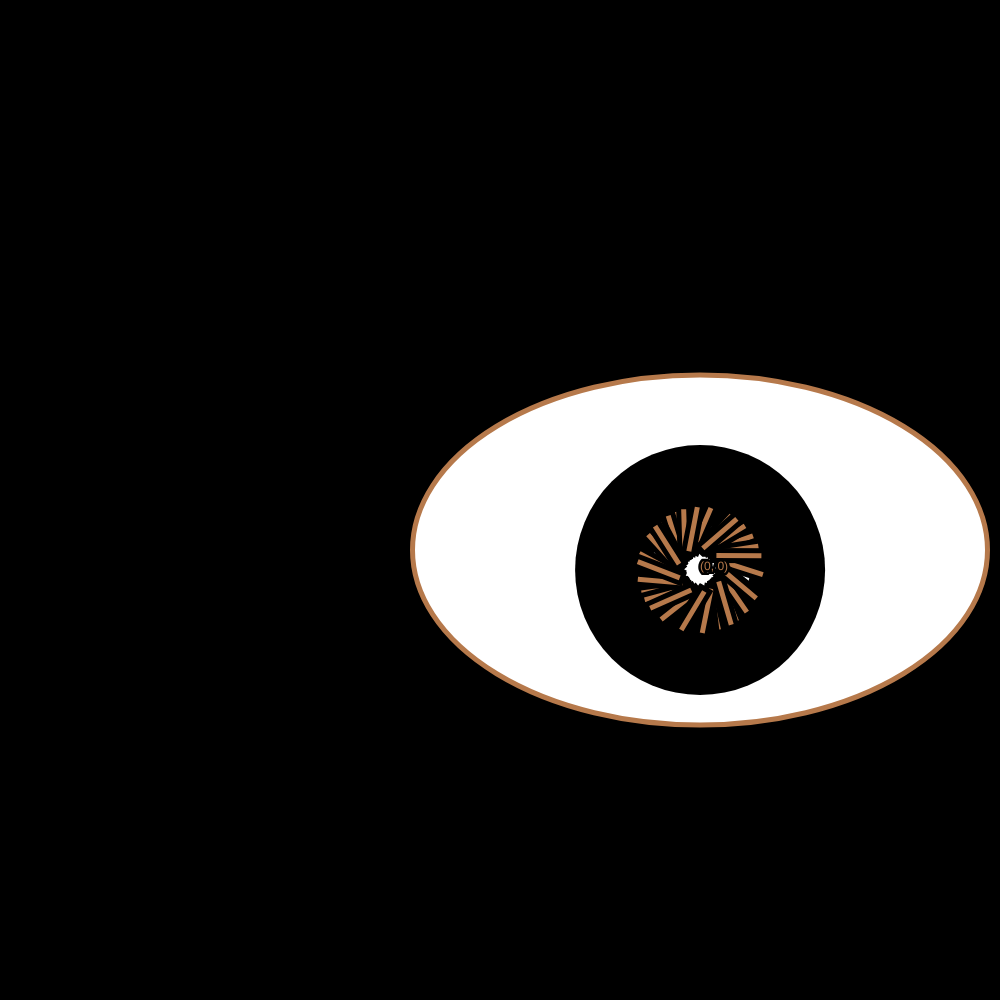
Frame 1 (no input)
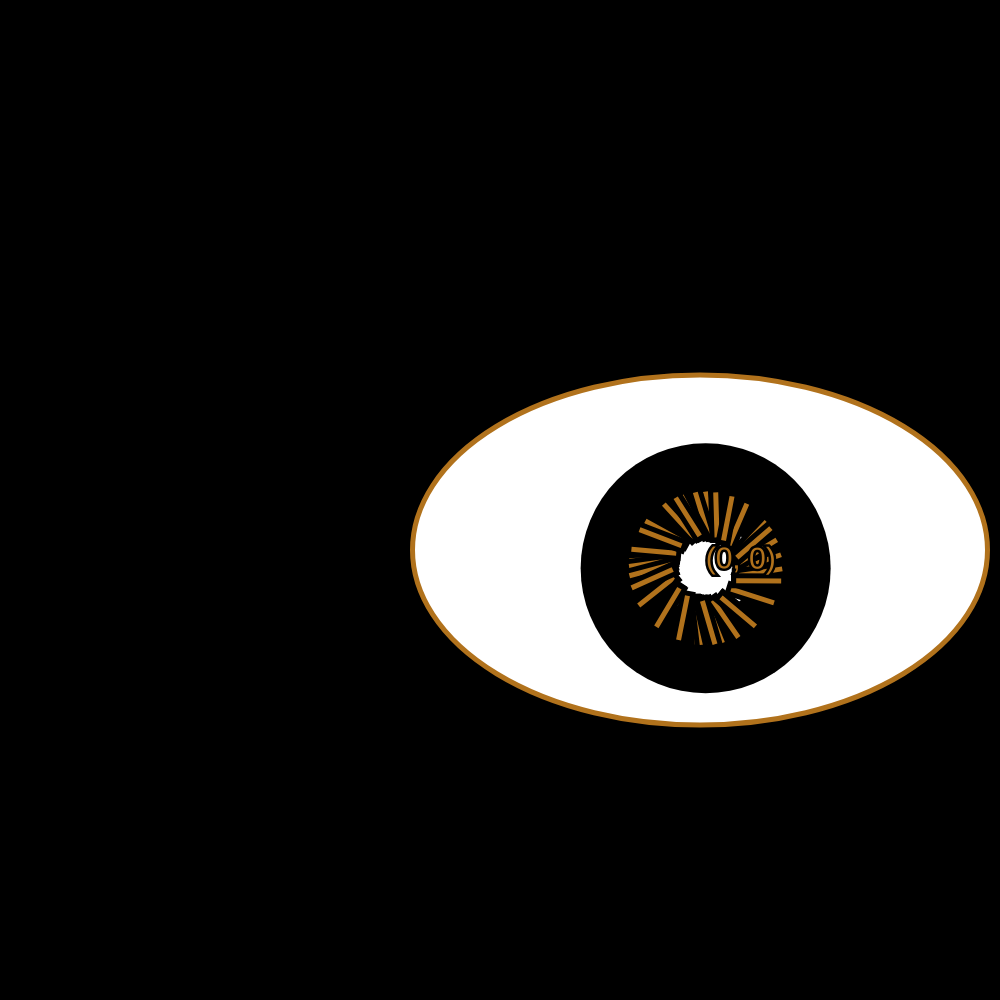
Frame 60 (no input)
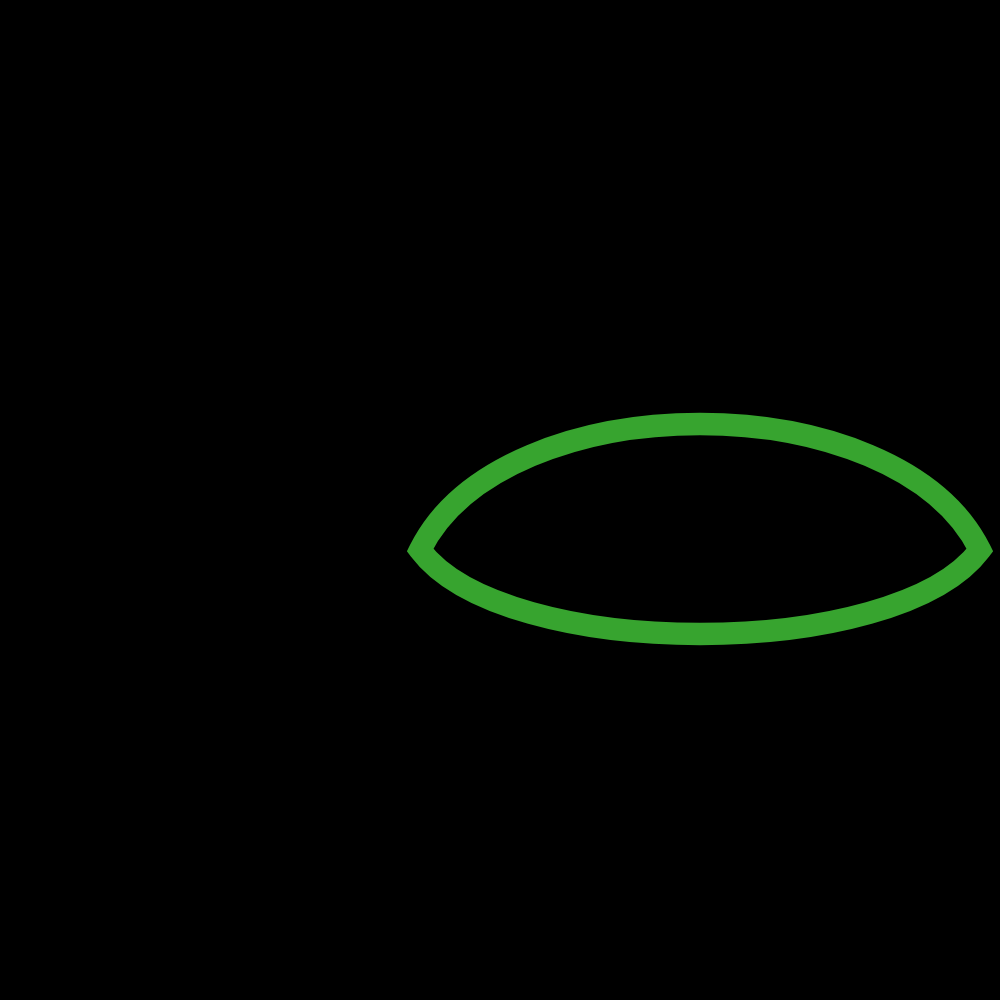
Frame 120 (the mouse pressed at the canvas centre since frame 60)

The p5.js sketch that drew these frames (run headless with seeded random() and noise() and a simulated clock; from frame 60 on, the mouse is pressed at the canvas centre):

// p5.js sketch
// ── sketch.js
  
function setup() {
  createCanvas(1000, 1000);
   translate(width / 2, height / 2);
  var r;
  var g;
  var b;
  var a; 
  let angle = 0
  let pulse = 0 
   
  

}

function draw() {
  background(0);
   //If Else Statement For Eye Closing  - Key Pressed Lab by taeyoon 
   if (mouseIsPressed) {
    let point = { x: mouseX, y: mouseY };
     background(0);
      eyeClosed();   
    } else { 
      retina();
    
    
    }
  
  //Variables For Eye Closing Color Rainbow 
  r = random(255); // r is a random number between 0 - 255
  g = random(100,200); // g is a random number betwen 100 - 200
  b = random(100); // b is a random number between 0 - 100
  a = random(200,255);
  
    // Display text with mouse coordinates
  text("(" + mouseX + ", " + mouseY + ")", mouseX, mouseY);
  // Display "By CARIA" at specific coordinates
  textSize(30)
  text('By CARIA TAYLOR', windowWidth,windowHeight);

 
 }

function eyeClosed(){

   push();
  translate(700, 550);
  scale(2.8)
//Eye Closed 
  stroke(r,g,b);
  strokeWeight(8);
  fill(0);

  beginShape();
  vertex(-100, 0);
  bezierVertex(-70, -60, 70, -60, 100, 0);
  bezierVertex(70, 40, -70, 40, -100, 0);
  endShape(CLOSE);  
  stroke(0);
  strokeWeight(3);
  

}

function retina () {
  
  //Declaring Color Variables
  r = random(255); // r is a random number between 0 - 255
  g = random(100,200); // g is a random number betwen 100 - 200
  b = random(100); // b is a random number between 0 - 100
  a = random(200,255);
  stroke(0);
  //Shape Of Open Eye 
  strokeWeight(5);
  fill(255)
  ellipse(700, 550, 350, 300);
  fill(255)
  stroke(r,g,b);
  ellipse(700, 550, 575, 350);
  
  //Contoloing the anlgle of the innner eye spiral 
   let angle = 0

   
  //Time variable + speed of animation
  let time = frameCount * 0.01   
  //Outter eye movement 
  let eyeX = 700 + sin(time) * 10; // 700 intial x sin
  let eyeY = 560 + cos(time) * 10; // 590 intial x cos 
  
  //Inner eye pulse
   let pupilX = 100; 
   let pupilY = 90; 
   let pulse = sin(time) * 0 //Moves in and out
   let Wpupil = pupilX + pulse; 
   let Hpupil = pupilY + pulse;
  
  //Outter Eye Shape
  noStroke();
   fill(0);
   arc(eyeX,eyeY,250,250, radians(360), radians(0)); 
  //Inner Eye Shape 
   fill(255);
  arc(eyeX,eyeY,Wpupil,Hpupil, radians(360), radians(0));
  
   
  //Inner eye Spiral  
  rotate(angle); 
  
  //Fixed wih Inner Pupil Pulse  - rotate books cosine sine by taeyoon
  translate(eyeX,eyeY)
  for (let i=0; i<50; i++){
  rotate(cos(angle)*PI/2)
   stroke(0); 
  fill(r,g,b);
  rect(sin(eyeX)*30,sin(eyeY)*20, 50, 10); 
  angle += 0.01;
 
  }   
  
}
